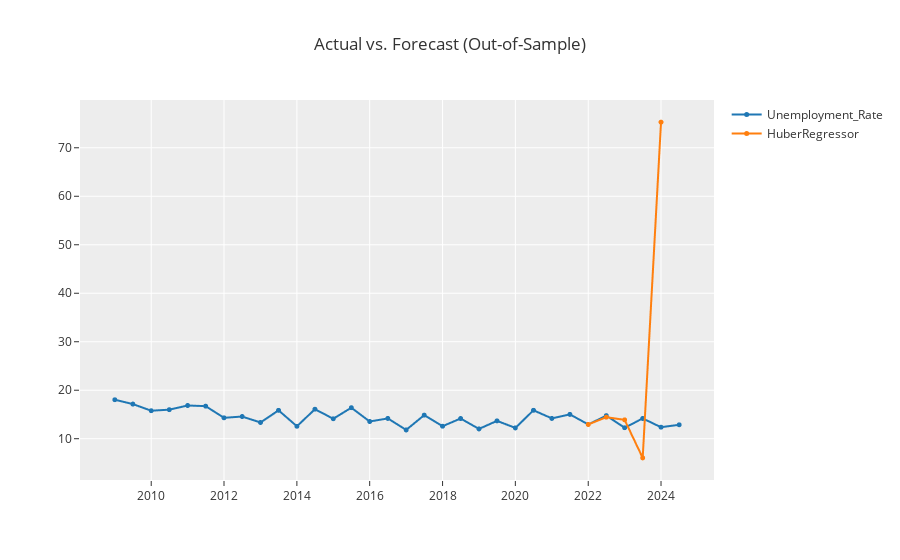

The notebook cell saved with this chart:
### Code cell
exp.plot_model(estimator=tuned_huber)
